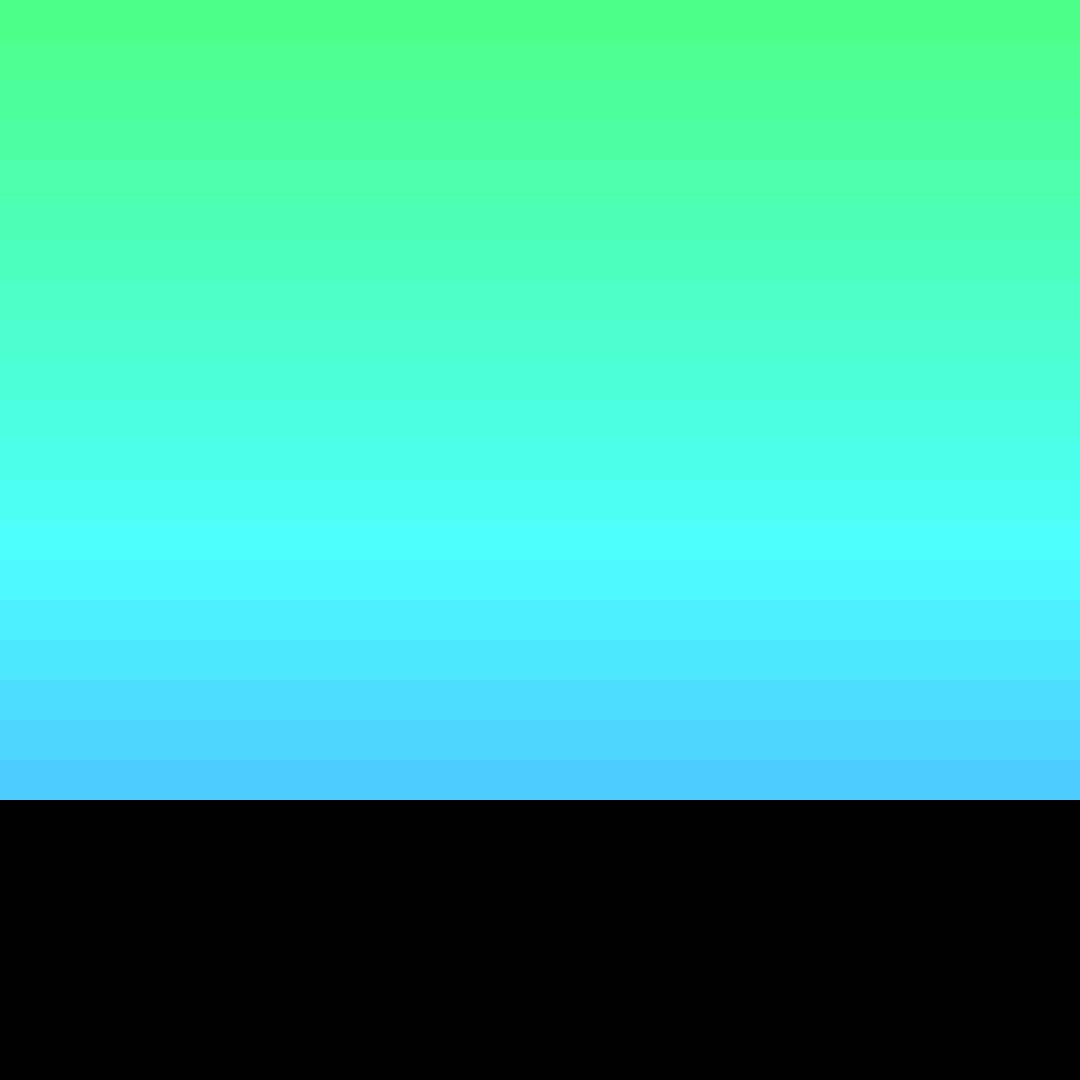
Frame 1 (no input)
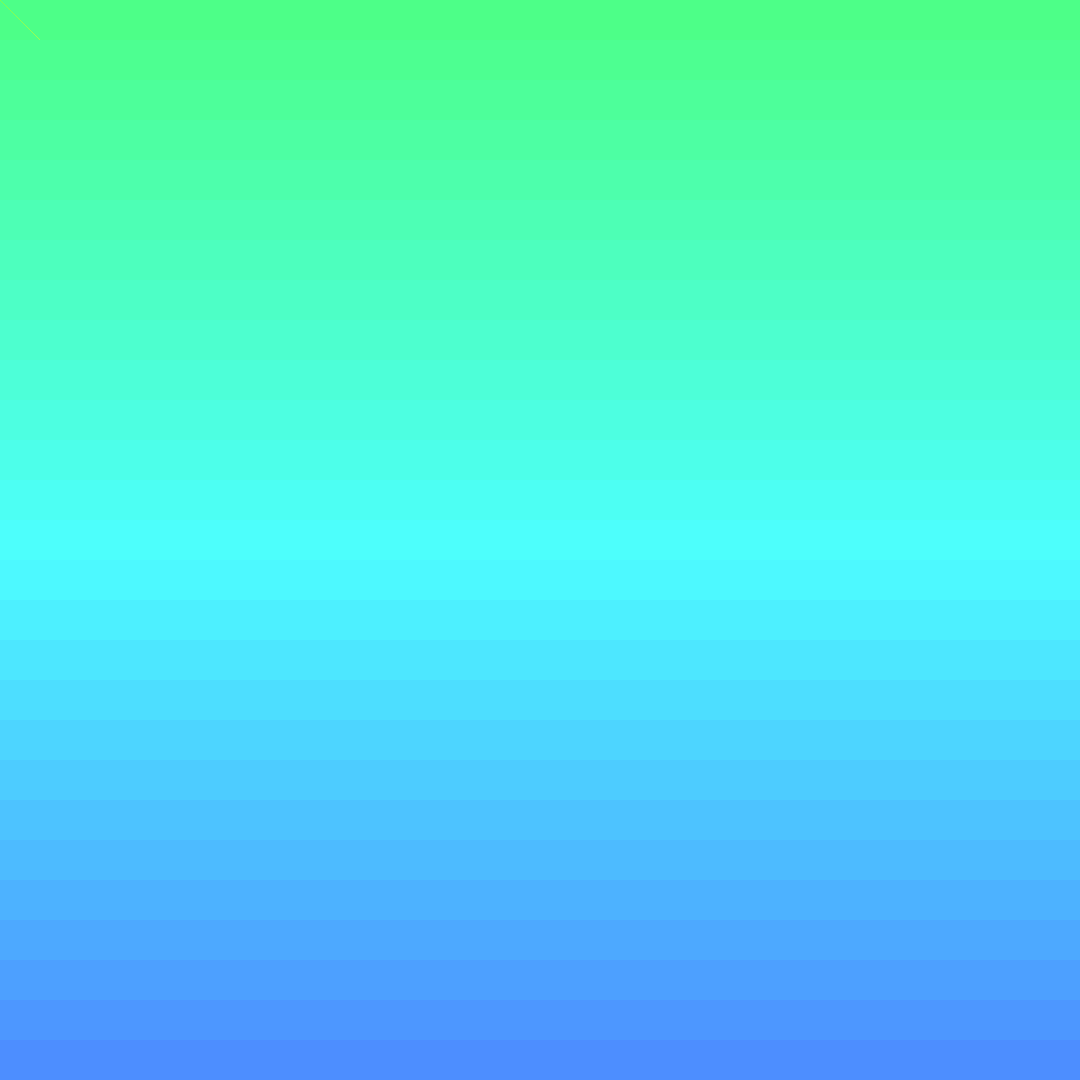
Frame 60 (the mouse pressed at the canvas centre just before this capture)
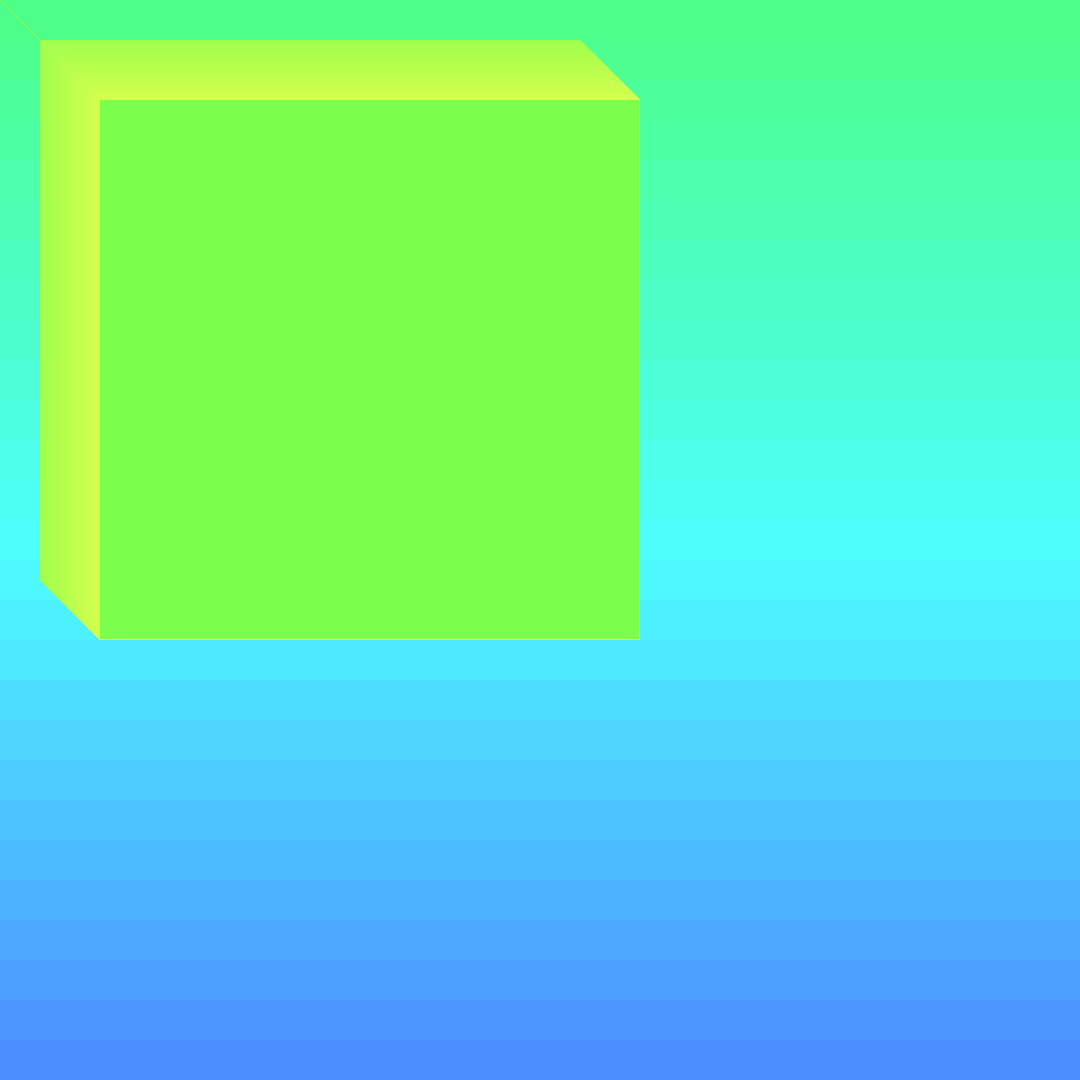
Frame 120 (the mouse held since frame 60 and released just before this capture)

The Processing sketch that drew these frames (run headless with seeded random() and noise(); from frame 60 on, the mouse is pressed at the canvas centre):

// Processing sketch: gradient_cubes
// ── gradient_cubes.pde
float elipsX = -20;
float elipsY = -20;

float elipsH = 140;
float elipsS = 250;
float elipsB = 360;

float hueDir = 0.3;

float rectX = 0;
float rectY = 0;

float separator = 40;


float rectH = 140;
float rectS = 250;
float rectB = 360;

void setup() {


  size(1080, 1080);
  colorMode(HSB,360,360,360);
  background(0);
}

void draw() {
  for(int i = 0; i<20;i++){
    fill(rectH,rectS,rectB);
    noStroke();
    rect(rectX,rectY,width,separator);
    rectY += separator;
    rectH = rectH + 3;
  }
  stroke(elipsH-30,elipsS,elipsB);
  fill(elipsH,elipsS,elipsB);
  elipsH = elipsH - hueDir;
  rect(elipsX, elipsY, mouseX, mouseY);
  elipsX += 1;
  elipsY += 1;
  
  if(elipsH <= 0 || elipsH >= 360){
    hueDir = hueDir * -1;
  }
}
